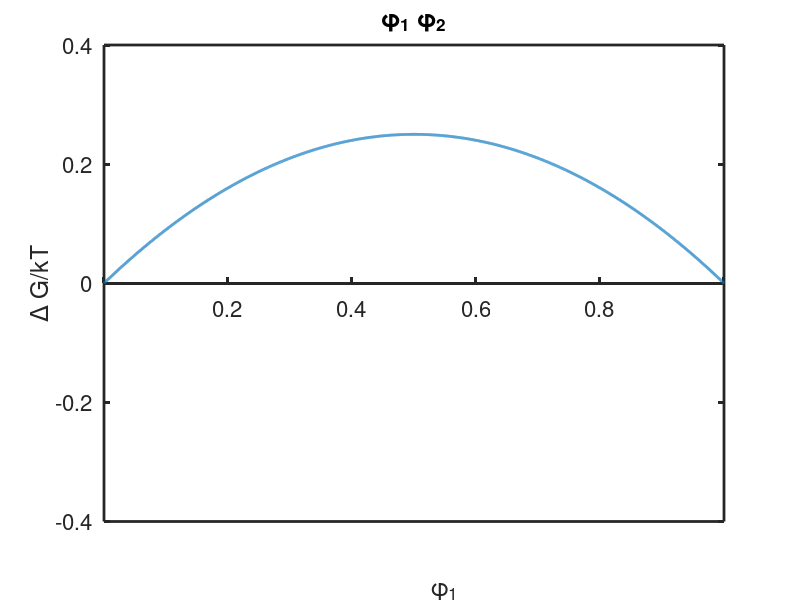
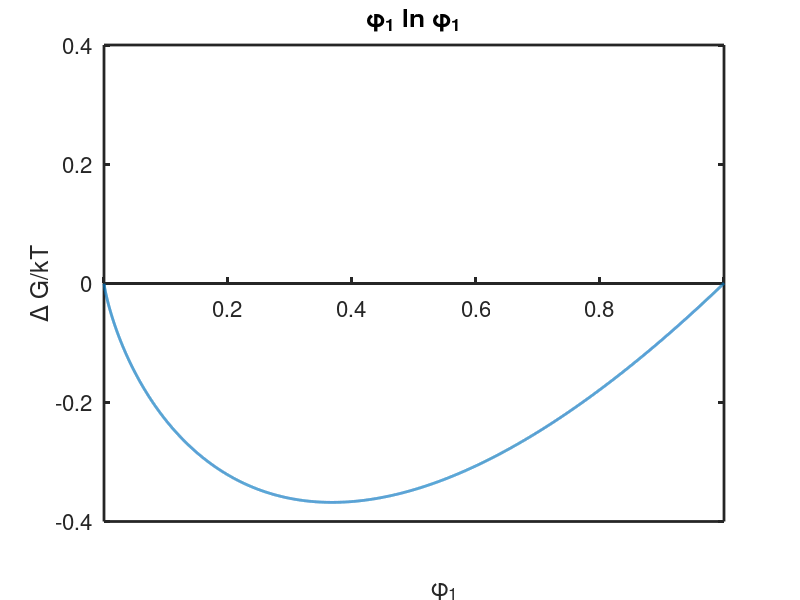
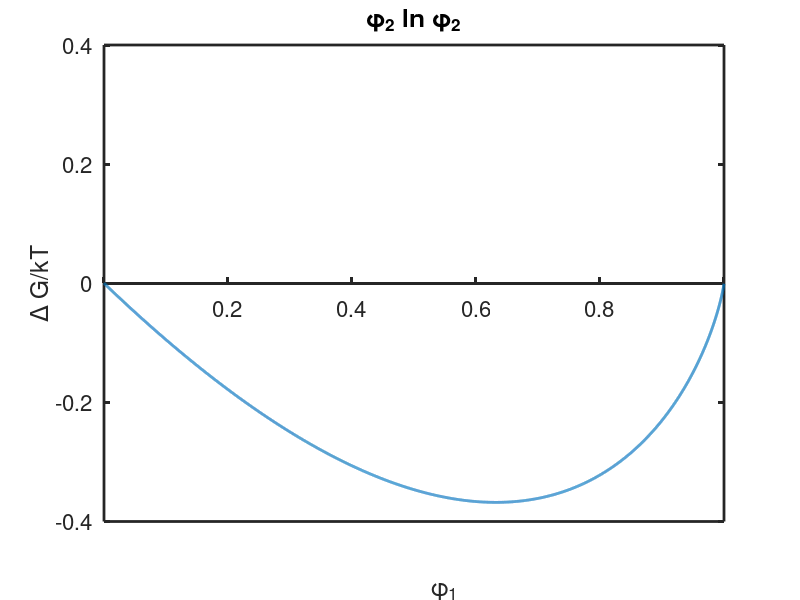

MATLAB code to generate these figures, in order:
phi1 = 0:0.0001:1;
phi2 = 1-phi1;

figure(1)
plot(phi1, phi1.*phi2,'LineWidth',2)
xlabel('\phi_1','FontSize',20,'Position',[0.55 -0.5 1])
ylabel('\Delta G/kT','FontSize',20)
title('\phi_1 \phi_2','FontSize',20)
set(gca,'YLim',[-0.4 0.4],'XAxisLocation','origin','LineWidth',2,...
    'FontSize',16,'XTick',[0 0.2 0.4 0.6 0.8 1],'YTick',[-0.4 -0.2 0 0.2 0.4])

figure(2)
plot(phi1, phi1.*log(phi1),'LineWidth',2)
xlabel('\phi_1','FontSize',20,'Position',[0.55 -0.5 1])
ylabel('\Delta G/kT','FontSize',20)
title('\phi_1 ln \phi_1','FontSize',20)
set(gca,'YLim',[-0.4 0.4],'XAxisLocation','origin','LineWidth',2,...
    'FontSize',16,'XTick',[0 0.2 0.4 0.6 0.8 1],'YTick',[-0.4 -0.2 0 0.2 0.4])

figure(3)
plot(phi1, phi2.*log(phi2),'LineWidth',2)
xlabel('\phi_1','FontSize',20,'Position',[0.55 -0.5 1])
ylabel('\Delta G/kT','FontSize',20)
title('\phi_2 ln \phi_2','FontSize',20)
set(gca,'YLim',[-0.4 0.4],'XAxisLocation','origin','LineWidth',2,...
    'FontSize',16,'XTick',[0 0.2 0.4 0.6 0.8 1],'YTick',[-0.4 -0.2 0 0.2 0.4])